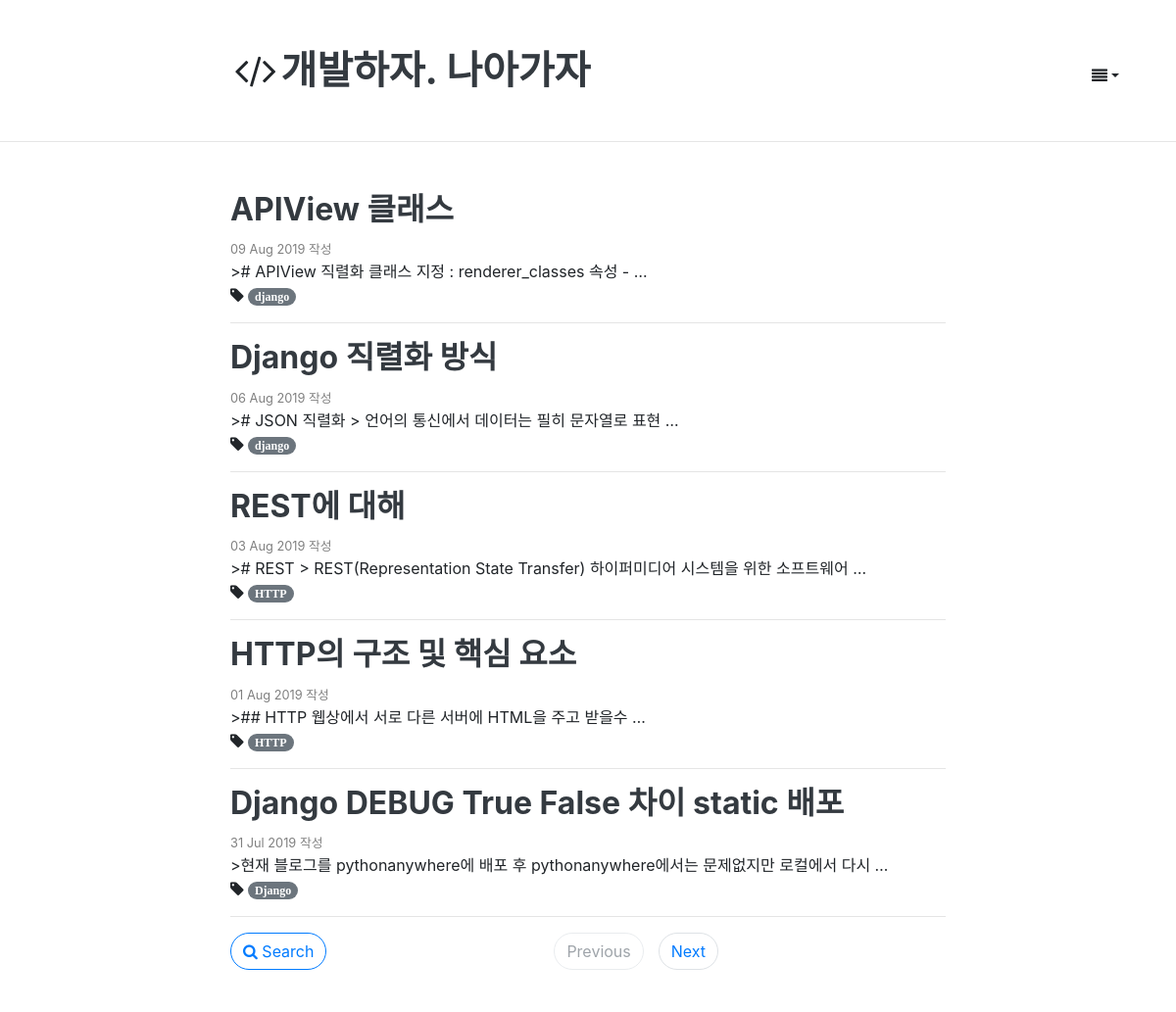
Screenshot of /blog/ with the database file from the repository.
### blog/models.py (models this page shows, shortened)
class Post(models.Model):
    title = models.CharField(max_length=100, verbose_name = 'Title' , help_text = 'Please enter a posting title')
    text = models.TextField(verbose_name='Contents')
    photo = ProcessedImageField(blank=True, upload_to = 'blog/post/%Y' ,processors = [Thumbnail(300,300)],format='JPEG' ,options={'quality': 60})
    created_date= models.DateTimeField(default =timezone.now)
    published_date = models.DateTimeField(blank=True , null=True)
    tags = models.CharField(max_length=100, blank=True)
    class Meta:
        ordering = ['-id']
    def get_absolute_url(self):
        return reverse('post_detail', args=[self.id])

### blog/views.py (the view)
# urls.py: path('', views.post_list , name='post_list'),
def post_list(request):
    posts = Post.objects.all()
    q = request.GET.get('q', '')
    if q:
        posts = posts.filter(title__icontains=q)
    paginator = Paginator(posts, 5)
    page = request.GET.get('page')
    try:
        posts = paginator.page(page)
    except PageNotAnInteger:
        posts = paginator.page(1)
    except EmptyPage:
        posts = paginator.page(paginator.num_pages)
    return render(request, 'blog/post_list.html', {
        'posts': posts
        , 'q': q,
    })

### blog/templates/blog/post_list.html (shortened to what this page needs)
{% extends 'blog/layout.html' %}
{% block content %}
    {% load static %}
    <link rel="stylesheet" type="text/css" href="{% static 'blog/post_list.css' %}"/>
    <div class="container">
        <div class="row">
         <div class="col-md-2"></div>
            <div class="col-md-8">
                {% for post in posts %}
                    <div class="blog-post">
                        <div class="blog-post-title">
                            <h2><a href="{{ post.get_absolute_url }}" class="text-dark"><b>{{ post.title }}</b></a>
                            </h2>
                        </div>
                        <div class="blog-post-meta">
                            <div class="post-author">
                                <small style="color:gray">{{ post.created_date|date:"d M Y" }} {{ user.username }} 작성
                                </small>
                            </div>
                        </div>
                        <div class="post-summary">>{{ post.text|truncatewords_html:9 }}</div>
                        <i class="fa fa-tag" title="tags">
                            {% if post.tags %}
                                <a class="badge badge-pill badge-secondary"
                                   href="{% url "post_tags" post.tags %}">{{ post.tags }}</a>
                            {% else %}
                                <a href=""></a>
                            {% endif %}
                        </i>
                        <hr/>
                    </div>
                {% endfor %}
                <div class="clearfix">
                    <a role="button" href="" class="float-left btn btn-outline-primary rounded-pill "
                       data-toggle="modal"
                       data-target="#searchModal" onclick="return false;">
                        <i class="fa fa-search"></i>
                        <span>Search</span>
                    </a>
                    <ul class="pagination justify-content-center">
                        {% if posts.has_previous %}
                            <li class="page-item">
                                <a href="?page={{ posts.previous_page_number }}&q={{ request.GET.q }}"
                                   class="btn page-link rounded-pill">Previous</a>
                            </li>
                        {% else %}
                            <li class="page-item">
                                <a href="" class="btn page-link rounded-pill text-muted disabled"
                                   aria-disabled="true">Previous</a>
                            </li>
                        {% endif %}
                        {% if posts.has_next %}
                            <li class="page-item">
                                <a href="?page={{ posts.next_page_number }}&q={{ request.GET.q }}"
                                   class="btn page-link rounded-pill">Next</a>
                            </li>
                        {% else %}
                            <li class="page-item">
                                <a href="" class="btn page-link rounded-pill text-muted disabled"
                                   aria-disabled="true">Next</a>
                            </li>
                        {% endif %}
                    </ul>
                </div>
            </div>
        </div>
    </div>
{% endblock %}

### templates/layout.html (style rules this page uses)
html { position: relative; min-height: 100%; }
body { margin-bottom: 60px; min-height: 100%; }

### rows the page displays
Post: title "APIView 클래스", created_date "09 Aug 2019", text "# APIView 직렬화 클래스 지정 : renderer_classes 속성 - …", tags "django"
Post: title "Django 직렬화 방식", created_date "06 Aug 2019", text "# JSON 직렬화 > 언어의 통신에서 데이터는 필히 문자열로 표현 …", tags "django"
Post: title "REST에 대해", created_date "03 Aug 2019", text "# REST > REST(Representation State Transfer) 하이퍼미디어 시스템을 위한 소프트웨어 …", tags "HTTP"
Post: title "HTTP의 구조 및 핵심 요소", created_date "01 Aug 2019", text "## HTTP 웹상에서 서로 다른 서버에 HTML을 주고 받을수 …", tags "HTTP"
Post: title "Django DEBUG True False 차이 static 배포", created_date "31 Jul 2019", text "현재 블로그를 pythonanywhere에 배포 후 pythonanywhere에서는 문제없지만 로컬에서 다시 …", tags "Django"
